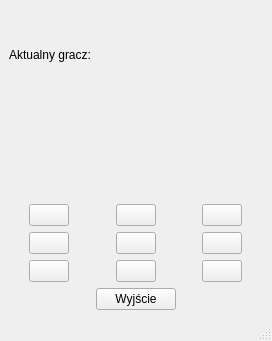
<?xml version="1.0" encoding="UTF-8"?>
<ui version="4.0">
 <class>GameWindow</class>
 <widget class="QMainWindow" name="GameWindow">
  <property name="geometry">
   <rect>
    <x>0</x>
    <y>0</y>
    <width>272</width>
    <height>341</height>
   </rect>
  </property>
  <property name="windowTitle">
   <string>Tic Tac Toe</string>
  </property>
  <widget class="QWidget" name="centralwidget">
   <layout class="QVBoxLayout" name="verticalLayout">
    <item>
     <widget class="QLabel" name="actualLabel">
      <property name="text">
       <string>Aktualny gracz: </string>
      </property>
     </widget>
    </item>
    <item>
     <widget class="QLabel" name="playerLabel">
      <property name="text">
       <string/>
      </property>
     </widget>
    </item>
    <item>
     <layout class="QHBoxLayout" name="horizontalLayout_3">
      <item alignment="Qt::AlignHCenter">
       <widget class="QPushButton" name="oneButton">
        <property name="text">
         <string/>
        </property>
       </widget>
      </item>
      <item alignment="Qt::AlignHCenter">
       <widget class="QPushButton" name="twoButton">
        <property name="text">
         <string/>
        </property>
       </widget>
      </item>
      <item alignment="Qt::AlignHCenter">
       <widget class="QPushButton" name="threeButton">
        <property name="text">
         <string/>
        </property>
       </widget>
      </item>
     </layout>
    </item>
    <item>
     <layout class="QHBoxLayout" name="horizontalLayout_2">
      <item alignment="Qt::AlignHCenter">
       <widget class="QPushButton" name="fourButton">
        <property name="text">
         <string/>
        </property>
       </widget>
      </item>
      <item alignment="Qt::AlignHCenter|Qt::AlignVCenter">
       <widget class="QPushButton" name="fiveButton">
        <property name="text">
         <string/>
        </property>
       </widget>
      </item>
      <item alignment="Qt::AlignHCenter">
       <widget class="QPushButton" name="sixButton">
        <property name="text">
         <string/>
        </property>
       </widget>
      </item>
     </layout>
    </item>
    <item>
     <layout class="QHBoxLayout" name="horizontalLayout">
      <item alignment="Qt::AlignHCenter">
       <widget class="QPushButton" name="sevenButton">
        <property name="text">
         <string/>
        </property>
       </widget>
      </item>
      <item alignment="Qt::AlignHCenter">
       <widget class="QPushButton" name="eightButton">
        <property name="text">
         <string/>
        </property>
       </widget>
      </item>
      <item alignment="Qt::AlignHCenter">
       <widget class="QPushButton" name="nineButton">
        <property name="text">
         <string/>
        </property>
       </widget>
      </item>
     </layout>
    </item>
    <item alignment="Qt::AlignHCenter">
     <widget class="QPushButton" name="exitButton">
      <property name="text">
       <string>Wyjście</string>
      </property>
     </widget>
    </item>
   </layout>
  </widget>
  <widget class="QMenuBar" name="menubar">
   <property name="geometry">
    <rect>
     <x>0</x>
     <y>0</y>
     <width>272</width>
     <height>26</height>
    </rect>
   </property>
  </widget>
  <widget class="QStatusBar" name="statusbar"/>
 </widget>
 <resources/>
 <connections/>
</ui>
